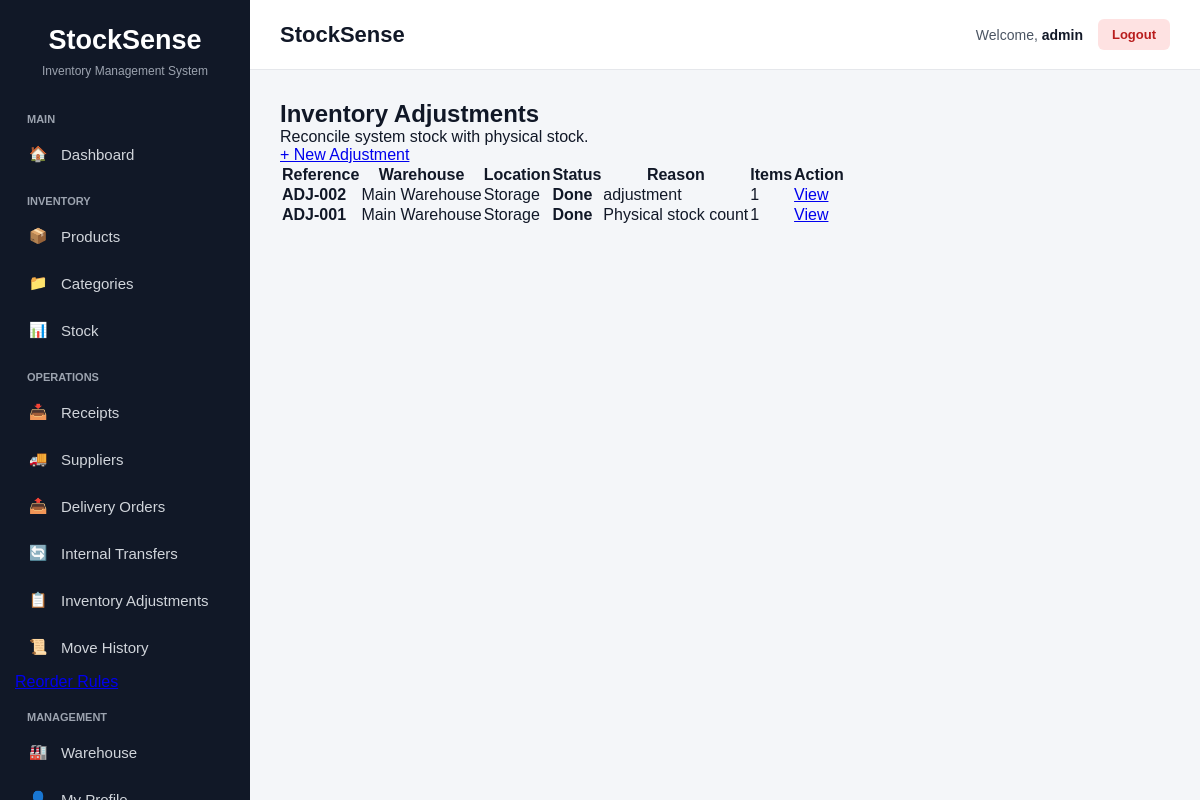
/operations/adjustments/ (signed in), run on an earlier commit of the app's database.
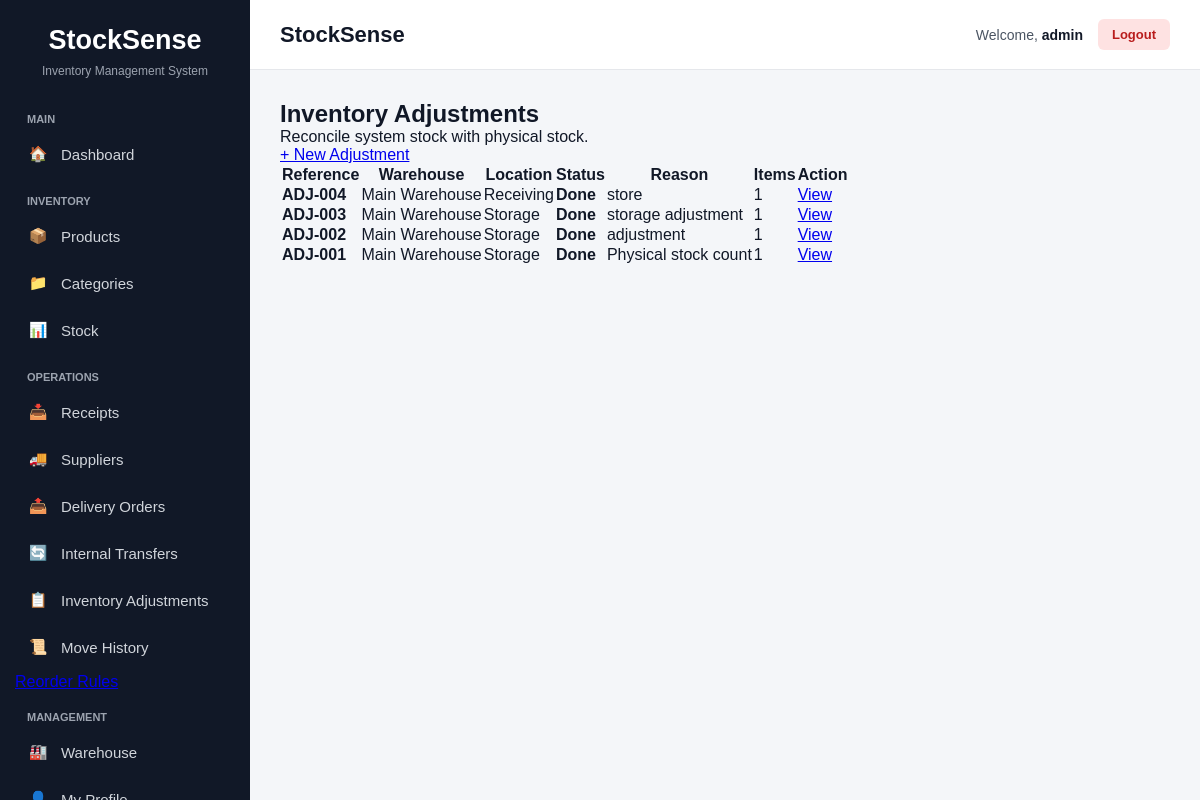
And on a later commit of the database.
### operations/models.py (models this page shows, shortened)
class InventoryAdjustment(models.Model):
    STATUS_CHOICES = [
        ('DRAFT', 'Draft'),
        ('DONE', 'Done'),
        ('CANCELED', 'Canceled'),
    ]
    reference = models.CharField(
        max_length=50,
        unique=True
    )
    location = models.ForeignKey(
        Location,
        on_delete=models.PROTECT,
        related_name='adjustments'
    )
    status = models.CharField(
        max_length=20,
        choices=STATUS_CHOICES,
        default='DRAFT'
    )
    reason = models.TextField()
    created_at = models.DateTimeField(auto_now_add=True)
    updated_at = models.DateTimeField(auto_now=True)

### warehouse/models.py (models this page shows, shortened)
class Location(models.Model):
    warehouse = models.ForeignKey(
        Warehouse,
        on_delete=models.CASCADE,
        related_name='locations'
    )
    name = models.CharField(max_length=150)
    created_at = models.DateTimeField(auto_now_add=True)
    updated_at = models.DateTimeField(auto_now=True)
    class Meta:
        constraints = [
            models.UniqueConstraint(
                fields=['warehouse', 'name'],
                name='unique_location_per_warehouse'
            )
        ]

class Warehouse(models.Model):
    name = models.CharField(max_length=150, unique=True)
    address = models.TextField(blank=True)
    created_at = models.DateTimeField(auto_now_add=True)
    updated_at = models.DateTimeField(auto_now=True)

### operations/views.py (the view)
@login_required
def adjustment_list(request):
    adjustments = InventoryAdjustment.objects.select_related(
        'location',
        'location__warehouse',
    ).prefetch_related(
        'items'
    ).order_by('-created_at')
    return render(
        request,
        'operations/adjustment_list.html',
        {
            'adjustments': adjustments,
        }
    )

### templates/operations/adjustment_list.html (shortened to what this page needs)
{% extends 'base.html' %}
{% block content %}
<div class="page-header">
    <div>
        <h1>Inventory Adjustments</h1>
        <p>Reconcile system stock with physical stock.</p>
    </div>
    <div>
        <a href="{% url 'operations:adjustment_create' %}"
           class="btn btn-primary">
            + New Adjustment
        </a>
    </div>
</div>
<div class="card">
    <div class="table-responsive">
        <table class="data-table">
            <thead>
                <tr>
                    <th>Reference</th>
                    <th>Warehouse</th>
                    <th>Location</th>
                    <th>Status</th>
                    <th>Reason</th>
                    <th>Items</th>
                    <th>Action</th>
                </tr>
            </thead>
            <tbody>
                {% for adjustment in adjustments %}
                <tr>
                    <td>
                        <strong>
                            {{ adjustment.reference }}
                        </strong>
                    </td>
                    <td>
                        {{ adjustment.location.warehouse.name }}
                    </td>
                    <td>
                        {{ adjustment.location.name }}
                    </td>
                    <td>
                        <strong>
                            {{ adjustment.get_status_display }}
                        </strong>
                    </td>
                    <td>
                        {{ adjustment.reason }}
                    </td>
                    <td>
                        {{ adjustment.items.all|length }}
                    </td>
                    <td>
                        <a href="{% url 'operations:adjustment_detail' adjustment.pk %}"
                           class="btn btn-secondary">
                            View
                        </a>
                    </td>
                </tr>
                {% endfor %}
            </tbody>
        </table>
    </div>
</div>
{% endblock %}

What changed in the data, as far as the page shows it:
added InventoryAdjustment: reference "ADJ-004", location.warehouse.name "Main Warehouse", location.name "Receiving", status "Done", reason "store", items.all|length "1"
added InventoryAdjustment: reference "ADJ-003", location.warehouse.name "Main Warehouse", location.name "Storage", status "Done", reason "storage adjustment", items.all|length "1"
